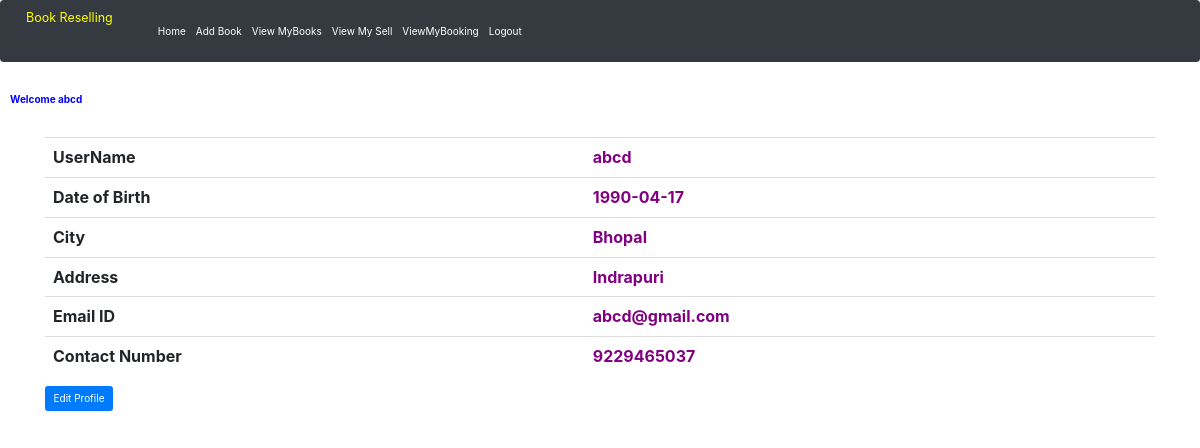
The app's page /customer_home.php (signed in) with its own data.
### tables this page shows
CREATE TABLE IF NOT EXISTS `siteuser` (
  `username` varchar(30) NOT NULL,
  `pwd` varchar(50) DEFAULT NULL,
  `dob` varchar(50) DEFAULT NULL,
  `city` varchar(50) DEFAULT NULL,
  `address` varchar(50) DEFAULT NULL,
  `emailadd` varchar(50) DEFAULT NULL,
  `smsno` varchar(15) DEFAULT NULL,
  `role` varchar(20) DEFAULT NULL,
  PRIMARY KEY (`username`)
);

### dbconfigure.php (called while the page is built, shortened)
<?php
$dbserver="127.0.0.1";
$dbuser="root";
$dbpwd="";
$dbname="bookresellphp";
function my_select($query)
{
global $dbserver,$dbuser,$dbpwd,$dbname;
$cid=mysqli_connect($dbserver,$dbuser,$dbpwd) or die("connection failed");
mysqli_select_db($cid,$dbname);
$rs=mysqli_query($cid,$query);
return $rs;
}
function my_one($query)
{
global $dbserver,$dbuser,$dbpwd,$dbname;
$cid=mysqli_connect($dbserver,$dbuser,$dbpwd) or die("connection failed");
mysqli_select_db($cid,$dbname);
$rs=mysqli_query($cid,$query);
$row=mysqli_fetch_array($rs);
return $row[0];
}
function fetchusername()
{
$u="";
$p="";
if(isset($_COOKIE['cun']) && isset($_COOKIE['cpwd']))
{
$u=$_COOKIE['cun'];
$p=$_COOKIE['cpwd'];
}
else
{
if(isset($_SESSION['sun']) && isset($_SESSION['spwd']))
{
$u=$_SESSION['sun'];
$p=$_SESSION['spwd'];
}
}
$query="select count(*) from siteuser where username='$u' and pwd='$p'";
$n=my_one($query);
if($n==1)
{
return $u;
}
else
{
return false;
}
}
?>

### customer_home.php (the view, shortened to what this page needs)
<html>
<head>
        <link rel ="stylesheet" type ="text/css" href="css/bootstrap.min.css">
        <link rel="stylesheet" href="https://maxcdn.bootstrapcdn.com/bootstrap/4.2.1/css/bootstrap.min.css">
</head>
<?php
include_once "dbconfigure.php";
$msg="";
if(verifyuser())
{
if(fetchrole()=='customer')
	{
	$un=fetchusername();
	$msg="Welcome $un";
	}
	else
	{
header("Location:loginerror.php");
	}
}
else
{
header("Location:loginerror.php");
}
?>
<body>
<?php    include "navigationbar2.php"; ?>
<div style = "margin-top : 30px ; margin-left : 10px">
<?php
echo "<span style = 'color : blue'><b>$msg</b></span>";
?>
</div>
<div class = container style = "margin-top : 30px">
<?php
$query = "select * from siteuser where username='$un'";
$rs = my_select($query);
echo "<div class='table-responsive'>";
echo "<table class='table table-hover table-borderless'>";
while($column=mysqli_fetch_array($rs))
{
echo "<tr><th>UserName</th> <td>$column[0]</td></tr>";
echo "<tr><th>Date of Birth</th> <td>$column[2]</td></tr>";
echo "<tr><th>City</th> <td>$column[3]</td></tr>";
echo "<tr><th>Address</th> <td>$column[4]</td></tr>";
echo "<tr><th>Email ID</th> <td>$column[5]</td></tr>";
echo "<tr><th>Contact Number</th> <td>$column[6]</td></tr>";
}
echo "</table>";
echo '<form method = post><input type = submit value = "Edit Profile" class="btn btn-primary" name="edit"></form>';
?>
</div>
</body>
</html>

### customer_home.php (style rules this page uses)
td { font-weight : bold ; color : purple }

### records on screen
siteuser: username "abcd", dob "1990-04-17", city "Bhopal", address "Indrapuri", emailadd "abcd@gmail.com", smsno "9229465037"

### other values on screen
$msg "Welcome abcd"
